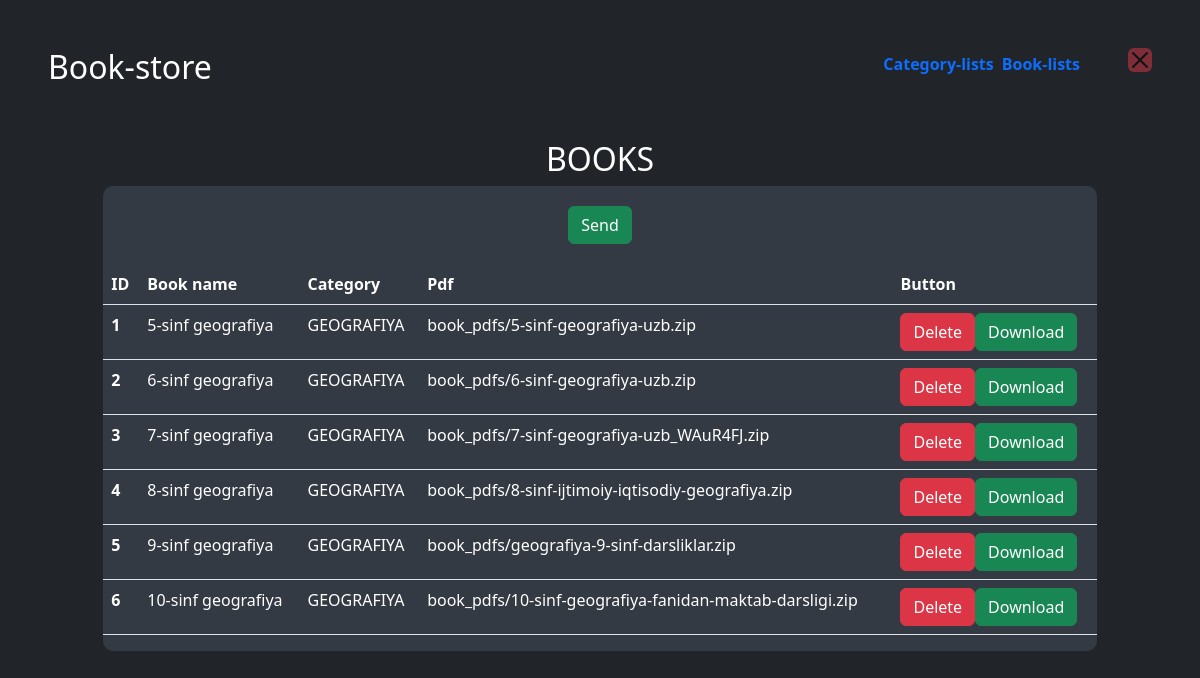
Screenshot of /admin_sort/46/ with the database file from the repository.
### book/models.py (models this page shows)
class Book(models.Model):
    name = models.CharField(max_length=255)
    category = models.ForeignKey(Category, on_delete=models.CASCADE)
    cover = models.ImageField(upload_to='book_covers/')
    book_pdf = models.FileField(upload_to='book_pdfs/')

class Category(models.Model):
    name = models.CharField(max_length=100)
    category_img = models.ImageField(upload_to='category_img/', null=True)
    def __str__(self):
        return self.name

### book/views.py (the view)
# urls.py: path('admin_sort/<int:pk>/', admin_sort),
def admin_sort(request, pk):
    book = Book.objects.filter(category=pk)
    book_pdf = Book.objects.all()
    if book:
        return render(request, 'book/admin-lists.html', {'book': book})
    else:
        test = "NOT FOUND"
        return render(request, 'book/admin-lists.html', {'test': test})

### book/templates/book/admin-lists.html (shortened to what this page needs)
{% extends 'book/admin-page.html' %}
{% load crispy_forms_tags %}
{% block header %}
    <header class="mb-auto w- h-5" >
    <div>
      <h2 class="float-md-start mb-0">Book-store</h2>
        <nav class="nav nav-masthead justify-content-center float-md-end">
        <a class="nav-link fw-bold py-1 px-0 active me-2" aria-current="page" href="{% url 'admin' %}" id="aa">Category-lists</a>
        <a class="nav-link fw-bold py-1 px-0 active me-5" aria-current="page" href="{% url 'lists' %}" id="a">Book-lists</a>
        <a href="{% url 'index' %}"><button type="button" class="btn-close bg-danger" aria-label="Close"></button></a>
        </nav>
    </div>
    </header>
{% endblock %}
{% block body %}
<h2>BOOKS</h2>
    <center>
        <div class="d-flex" style="width: 90%; height: auto; display: flex; justify-content: center; flex-wrap: wrap; background-color: #343a43; border-top-left-radius: 10px; border-top-right-radius: 10px; padding: 20px;">
      <form action="/add-book/" method="post" enctype="multipart/form-data">
          {% if test %}
            <h2>{{ test }}</h2>
        {% else %}
            <button type="submit" class="btn btn-success">Send</button>
        {% endif %}
        </form>
        </div>
    </center>
<center>
<div class="d-flex mb-5" style="width: 90%; background-color: #343a43; color: white; border-bottom-left-radius: 10px; border-bottom-right-radius: 10px;">
<table class="table">
  <thead>
    <tr>
      <th scope="col" style="color: white;">ID</th>
      <th scope="col" style="color: white;">Book name</th>
      <th scope="col" style="color: white;">Category</th>
      <th scope="col" style="color: white;">Pdf</th>
      <th scope="col" style="color: white;">Button</th>
    </tr>
  </thead>
  <tbody>
  {% for i in book %}
    <tr>
      <th scope="row" style="color: white;">{{ forloop.counter }}</th>
        <td style="color: white;">{{ i.name }}</td>
        <td style="color: white;">{{ i.category }}</td>
        <td style="color: white;">{{ i.book_pdf }}</td>
        <td style="color: white;">
          <div class="btn-group" role="group" aria-label="Basic mixed styles example">
          <form action="/delete-book/{{ i.id }}/" method="post">
            <button type="submit" class="btn btn-danger">Delete</button>
          </form>
              <a href="/media/{{ i.book_pdf }}" download><button type="button" class="btn btn-success">Download</button></a>
</div>
      </td>
    </tr>
  {% endfor %}
  </tbody>
</table>
</div>
</center>
{% endblock %}

### rows the page displays
Book: name "5-sinf geografiya", category "GEOGRAFIYA", book_pdf "book_pdfs/5-sinf-geografiya-uzb.zip"
Book: name "6-sinf geografiya", category "GEOGRAFIYA", book_pdf "book_pdfs/6-sinf-geografiya-uzb.zip"
Book: name "7-sinf geografiya", category "GEOGRAFIYA", book_pdf "book_pdfs/7-sinf-geografiya-uzb_WAuR4FJ.zip"
Book: name "8-sinf geografiya", category "GEOGRAFIYA", book_pdf "book_pdfs/8-sinf-ijtimoiy-iqtisodiy-geografiya.zip"
Book: name "9-sinf geografiya", category "GEOGRAFIYA", book_pdf "book_pdfs/geografiya-9-sinf-darsliklar.zip"
Book: name "10-sinf geografiya", category "GEOGRAFIYA", book_pdf "book_pdfs/10-sinf-geografiya-fanidan-maktab-darsligi.zip"
